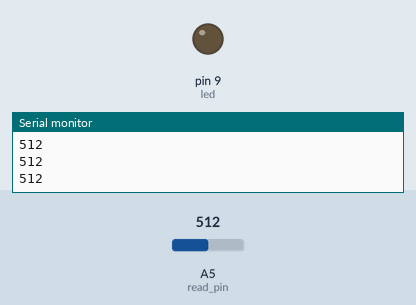
Recording of a sketch running on a simulated Arduino Uno, built with avr-gcc and run on an emulated ATmega328P. Parts: output pins drawn as LEDs (lit = HIGH), the last lines printed to the serial monitor. The inputs (shaded band) are chosen by the test bench; at power-on: A5 (read_pin) = 512.

Above: at 1.2 s.
1.3 s: A5 (read_pin) set to 734
2.8 s: A5 (read_pin) set to 764
At 3.2 s:
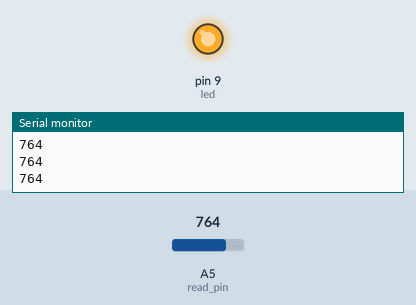
Timing chart, 0 to 5.8 s (numbered marks = the images above; inputs shaded):
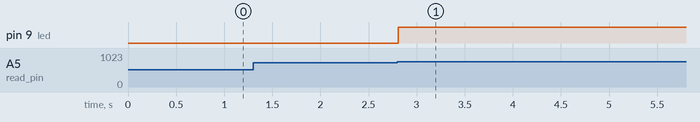

The sketch:

Bend_Sensor_Placitech_Example.ino
```cpp
/*  Author: PLACITECH. DIY and Funny videos!
 *
 *  Tiktok: @placitech
 *  Instagram: @placitech_
 *  YouTube: PLACITECH
 *
 *  Use this code to learn the basics of Bend Sensors. In this example
 *  you will create a voltage divider placing a 2.2 KΩ resistor in series
 *  with the bend sensor. Since the resistance of the sensor varies depending
 *  on how much you bend it (the more pressure, the less resistance), you will
 *  use the serial monitor to check the change in voltage and turn on/off an LED
 *  depending on a certain threshold.
 *
 *  The microcontroller I used for this example is an Arduino Nano, but you
 *  can use any Micro that you have, like the Arduino UNO or MEGA.
 *
*/
#define read_pin A5
#define led 9

byte led_stat = 0;
int threshold = 750;

void setup() {
  Serial.begin(9600);
  pinMode(read_pin, INPUT);
  pinMode(led, OUTPUT);
  digitalWrite(led, LOW);
}


void loop() {
  // Read voltage level
  int reading = analogRead(read_pin);
  Serial.println(reading);

  // If voltage is greater than or equal to the threshold and LED is OFF, turn it ON
  if ((reading >= threshold) && (led_stat == 0)){
    Serial.println("LED On");
    digitalWrite(led, HIGH);
    led_stat = 1;
  }

  // If voltage is less than the threshold and LED is ON, turn it OFF
  else if ((reading < threshold) && (led_stat == 1)){
    Serial.println("LED Off");
    digitalWrite(led, LOW);
    led_stat = 0;
  }

  delay(100);
}
```

Measured:
- the behaviour switches between 749 and 750 on A5 (read_pin) (found by bisection; images 0 and 1)
- after the input at 2.8 s, pin 9 (led): LOW → HIGH at once
